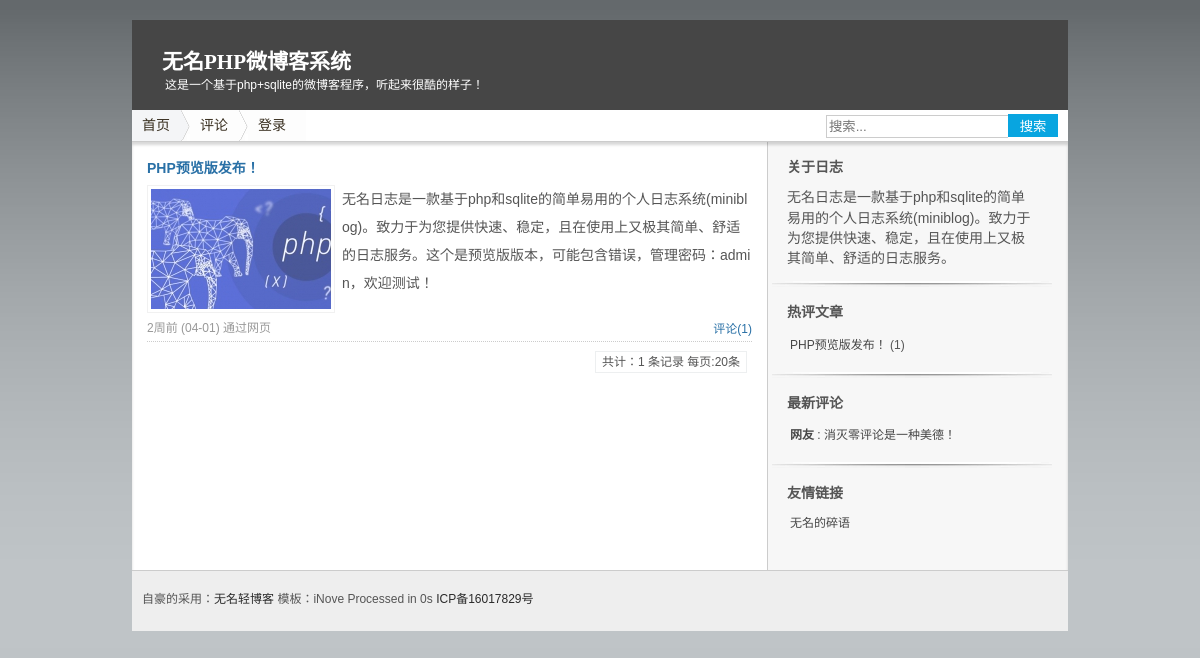
Before: / with the older database file.
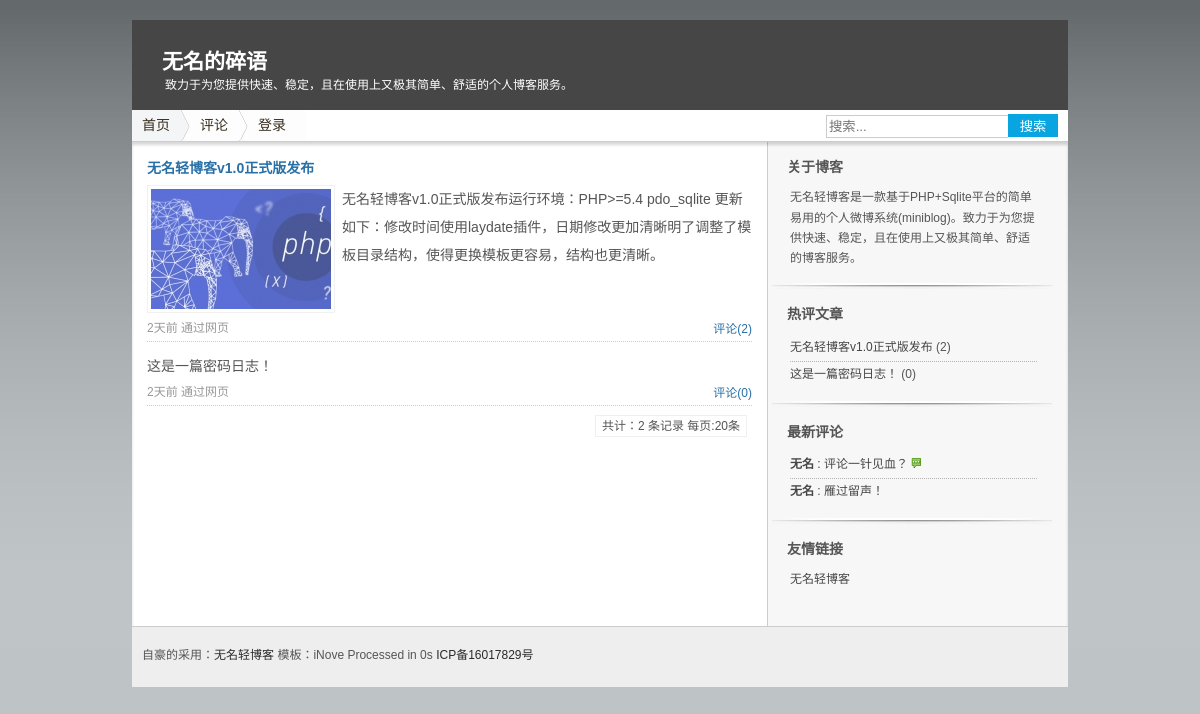
After: the same page with the newer database file.
### tables this page shows
CREATE TABLE "Set" (id INT (1), webuser VARCHAR (10), webtitle VARCHAR (20), webdesc VARCHAR (255), plsh INT (1), rewrite INT (1), safecode INT (1), icp VARCHAR (20));

CREATE TABLE Log (id INTEGER PRIMARY KEY AUTOINCREMENT, title VARCHAR (100), sum VARCHAR (200), content TEXT, pic VARCHAR (200), pics VARCHAR (500), fm VARCHAR (20), atime DATETIME DEFAULT (datetime('now', 'localtime')), ist INT (1) DEFAULT (0), num INTEGER DEFAULT (0), pass VARCHAR (32));

CREATE TABLE Wid (id INTEGER PRIMARY KEY AUTOINCREMENT, title VARCHAR (20), html TEXT, ord INT DEFAULT (1));

CREATE TABLE Pl (id INTEGER PRIMARY KEY AUTOINCREMENT, cid INTEGER, pname VARCHAR (20), pcontent VARCHAR (300), rcontent VARCHAR (100), ptime DATETIME DEFAULT (datetime('now', 'localtime')), isn INT DEFAULT (0));

### index.php (called while the page is built, shortened)
<?php
$t1 = microtime(true);
require_once 'app/class/config.php';
$db = new DbHelpClass();
$p = isset($_GET['p']) ? intval($_GET['p']) : 1;
$act = isset($_GET['act']) ? $_GET['act'] : '';
$s = isset($_GET['s']) ? $_GET['s'] : '';
$file = self();
$per_page = 20;
$start = $per_page * ($p - 1);
$wid = $db->getdata("select * from `Wid` order by ord");
switch ($act) {
    default:
        if (empty($s)) {
            $count = $db->total('`Log`');
            $list = $db->getdata("select * from `Log` order by ist desc,atime desc limit $start,$per_page", array());
        } else {
            $_s = 's=' . $s . '&';
            $count = $db->total('`Log`', "where title like '%$s%' or content like '%$s%'");
            $list = $db->getdata("select * from `Log` where title like :s or content like :s order by ist desc,atime desc limit $start,$per_page", array(
                "s" => $s
            ));
        }
        $tpl = 'index.php';
}
require_once 'assets/'.$template .'/'. $tpl;

### app/class/config.php (called while the page is built, shortened)
<?php
$template = 'iNove';
$admin = isset($_SESSION['admin'])?$_SESSION['admin']:0;
$set = getset();
$webtitle= $set['webtitle'];
$webdesc= $set['webdesc'];
$rewrite = $set['rewrite'];
$icp = $set['icp'];
require_once ROOT_PATH.'assets/'.$template.'/theme.php';
function getset(){
  $db =new DbHelpClass();
  if(empty($_SESSION['set'])){
     $rs = $db->getdata("select * from `Set` where id=1");
     $set = $rs[0];
  }else{
     $set = $_SESSION['set'];
  }
  return $set;
}
function vurl($id){
   global $rewrite;
   $url =  $rewrite?'post-'.$id.'.html':self().'?act=pl&id='.$id;
   return $url;
}
function self(){
    $self = $_SERVER['PHP_SELF'];
    $php_self=substr($self,strrpos($self,'/')+1);
    return $php_self;
}
class DbHelpClass
    {
        private $conn;
        function __construct()
        {
            $path=ROOT_PATH."app/db/log.db";
			try{
			   $this->conn = new PDO('sqlite:'.$path);
			 }
			catch(Exception $errinfo){
				die ("PDO Connection faild.(可能空间不支持pdo_sqlite，详细错误信息：)".$errinfo);
			}
        }
        function getdata($sql,$params=array())
        {
            $bind=$this->conn->prepare($sql);
            $arrKeys=array_keys($params);
            $bind->execute();
            $result=$bind->fetchAll(PDO::FETCH_ASSOC);
            return $result;
        }
        function total($tab_name,$tj='')
           {
             $bind = $this->conn->prepare('SELECT count(id) as c FROM '.$tab_name.' '.$tj);
             $bind->execute();
             $result = $bind->fetchAll();
             return $result[0]['c'];
           }
    }

### assets/iNove/index.php (the view, shortened to what this page needs)
<?php if(!defined('wmblog'))exit; ?><!DOCTYPE HTML>
<html>
<head>
<link href="assets/<?php echo $template;?>/style.css" rel="stylesheet" type="text/css" />
</head>
<body>
<div id="wrap">
   <?php include "head.php";?>
  <div id="content">
    <div id="main">
   <?php foreach($list as $v){ ?>
      <div id="log-<?php echo $v['id']; ?>" class="boxPost">
	  <?php if($v['title']<>""){?><div class="textTitle"><a href="<?php echo vurl($v['id']); ?>"><strong><?php echo $v['title'];?></strong></a></div><?php } ?>
	  <?php if($v['pic']<>""){ ?><div class="textPic"><img src="<?php echo $v['pic'];?>?<?php echo ImgW; ?>" /></div><?php } ?>
	  <div class="textPost"><?php echo $v['sum']; ?></div>
	  <div class="textNav">
	  <p class="time"><?php echo timeago($v['atime']);?> 通过<?php echo $v['fm']; ?> <?php if($v['ist']==1){ ?><img width="31" title="置顶" style="vertical-align: middle;"  src="assets/<?php echo $template;?>/images/zd.gif" /><?php } ?></p>
      <p class="navPost"><a href="<?php echo vurl($v['id']);?>">评论(<?php echo  $v['num']; ?>)</a>
</p></div></div>
<?php } ?>
	<div id="pager">
		<span class="info"> 共计：<?php echo $count; ?> 条记录 每页:<?php echo $per_page; ?>条</span><?php echo $pagelist; ?>
	</div>
    </div>
	<?php include ("right.php");?>
  </div>
  <div id="footer"><?php include "foot.php";?></div>
</div>
</body>
</html>

### assets/iNove/head.php
<?php if(!defined('wmblog'))exit; ?><div id="header">
    <div id="caption">
      <h2 id="title"><a href="./"><?php echo $webtitle;?></a></h2>
      <div id="tagline"><?php echo $webdesc;?></div>
    </div>
    <div id="navigation">
      <ul id="nav">
	    <?php if($rewrite ==1){?>
        <li class="page_item"><a href="index.html">首页</a></li>
        <li><a href="comment.html">评论</a></li>
		<?php }else{?>
        <li class="page_item"><a href="<?php echo $file;?>">首页</a></li>
        <li><a href="<?php echo $file;?>?act=plist">评论</a></li>
		<?php }
		 if ($admin ==1) {?>
             <li><a href="<?php echo $file;?>?act=add" title="发布微博">发布</a></li>
		<li><a href="<?php echo $file;?>?act=set" title="设置微博">设置</a></li>
		<li><a href="<?php echo $file;?>?act=wid" title="设置边栏">边栏</a></li>
		<li><a href="<?php echo $file;?>?act=logout" title="退出">退出</a></li>
       <?php }else{ ?>
        <li><a href="<?php echo $file;?>?act=login" title="登陆到微博">登录</a></li>
	   <?php } ?>
      </ul>
      <div id="other">
	   <form action="" id="searchbox" method="get">
         <input type="text" x-webkit-speech="" placeholder="搜索..." name="s" class="search"><button class="btn" type="submit">搜索</button>
      </form>
      </div>
    </div>
  </div>

### assets/iNove/right.php
<?php if(!defined('wmblog'))exit; ?><div id="sidebar">
	  <?php foreach($wid as $v){?>
      <div class="widget">
        <h2><?php echo $v['title'];?></h2>
		<?php if($v['html']	==='topic'){?>
           <ul class="topic"><?php echo topic(10);?> </ul>
	    <?php }elseif ($v['html']	==='comment'){?>
           <ul class="comment"><?php echo comment(10);?></ul>
		<?php }else{?>
		  <ul><?php echo $v['html'];?></ul>
		<?php } ?>
      </div>
	 <?php } ?>
</div>

### assets/iNove/theme.php (shortened to what this page needs)
 <?php
function topic($n){
	global $db;
	$str = '';
    $rs =  $db->getdata("select id,title,sum,num from `Log` order by num desc limit 0,$n");
	foreach($rs as $v){
		if(empty($v['title'])){
		  $title = mb_substr(strip_tags($v['sum']),0,14,'utf-8');
		}else{
		   $title = $v['title'];
		}
	  $str .= '<li><a href="'. vurl($v['id']) .'">'.$title.'</a> ('.$v['num'].')</li>';
	}
   return $str;
}
function comment($n){
  	global $db,$template;
	$str = '';
    $rs =  $db->getdata("select id,cid,pname,pcontent,rcontent,isn from `Pl` order by id desc limit 0,$n");
	foreach($rs as $v){
		if($v['isn'] == 1){
		  $pcontent = '评论审核中';
		}else{
		  $pcontent = mb_substr($v['pcontent'],0,12,'utf-8');
		}
	  $str .= '<li><a href="'. vurl($v['cid']) .'#Com-'.$v['id'].'"><strong>'.$v['pname'].'</strong> : '.$pcontent.'</a>';
	  if(!empty($v['rcontent'])) {$str .= ' <img title="已回复" src="assets/'.$template.'/images/reply.gif" width="10" height="10" />';}
       $str .='</li>';
	}
   return $str;
}
 function timeago($ptime) {
        $ptime = strtotime($ptime);
        $etime = time() - $ptime;
        $interval = array (
            12 * 30 * 24 * 60 * 60  =>  '年前 ('.date('Y-m-d', $ptime).')',
            30 * 24 * 60 * 60       =>  '个月前 ('.date('m-d', $ptime).')',
            7 * 24 * 60 * 60        =>  '周前 ('.date('m-d', $ptime).')',
            24 * 60 * 60            =>  '天前',
            60 * 60                 =>  '小时前',
            60                      =>  '分钟前',
            1                       =>  '秒前'
        );
        foreach ($interval as $secs => $str) {
            $d = $etime / $secs;
            if ($d >= 1) {
                $r = round($d);
                return $r . $str;
            }
        }
}
?>

### assets/iNove/foot.php
<?php if(!defined('wmblog'))exit; ?>自豪的采用：<a href="http://www.4jax.net">无名轻博客</a> 模板：<?php echo $template;?>  Processed in <?php $t2 = microtime(true); echo round($t2-$t1,3); ?>s <a href="http://www.miitbeian.gov.cn/" rel="nofollow" target="_blank"><?php echo $icp;?></a>

### assets/iNove/style.css (style rules this page uses)
html { box-sizing: border-box; }
body { background:#BEC3C6 url(images/bg.jpg) repeat-x;color:#555;font: 14px "Microsoft YaHei",Arial,sans-serif; }
img { border:none; }
li { list-style: outside none none;margin: 0;padding: 0; }
input,textarea { -webkit-appearance:none;outline:none; }
input.search,input.pass { height:17px;border:1px #ccc solid;padding:2px; }
#searchbox input { border-right:none; }
.btn { width:50px;height:23px;border:none;cursor:pointer; margin-top:4px;background: #08a5e0;color:#fff }
a { color:#2970A6;text-decoration:none; }
#wrap { padding:20px 0px 0px;margin:0 auto;max-width:936px; }
#header { background:#464646;margin-bottom:0px; }
#caption { height:44px;padding:25px 30px 21px; }
#title a { text-decoration:none;color:#FFF;height:30px;display:block;font-family:"Trajan Pro";letter-spacing:0; }
#tagline { color:#FFF;text-decoration:none;font-size:12px;padding:0 3px; }
#navigation { background:#fff;height:31px;line-height:31px;overflow:hidden }
#nav { float:left; }
#nav li { display:inline;list-style:none; }
#nav li a { background:transparent url(images/menu.gif) no-repeat;display:block;color:#382E1F;height:31px;line-height:31px;padding:0 20px;margin-left:-10px;text-decoration:none;float:left;z-index:1; }
#nav li.page_item a { background-position:10px -124px; }
#other { float:right;padding-right:10px; }
#content { border-top: 1px solid #ccc;background:url(images/sidesep.gif) #fff right repeat-y;clear:both;max-width:936px;overflow:hidden;box-shadow:0 3px 3px rgba(0, 0, 0, 0.155) inset; }
#main { width:605px;margin:15px;float:left; }
.boxPost { clear:both;border-bottom:1px dotted #ccc;overflow:hidden;margin-bottom:10px; }
.textPost { font-size:14px;word-break:break-all;word-wrap:break-word;line-height:28px }
.time { font-size:12px;color:#999999;float:left }
.navPost { float:right; }
.navPost a { font-size:12px; }
#content p { line-height:24px; }
.textTitle { margin-bottom:8px; }
.textPic { float: left;margin-right:15px;margin-left: 0;width: 180px;min-width: 150px;height: auto; }
.textPic img { padding: 3px;border: solid 1px #F1F1F1; }
.textNav { clear:both }
#sidebar { width:290px;margin-left:3px;line-height:145%;overflow:hidden;padding-bottom:10px; }
.widget { background:url(images/widgetsep.png) bottom no-repeat;padding:10px 15px 19px;margin:5px; }
.widget:last-child { background:none }
#sidebar h2 { font-size:14px;margin-bottom:10px; }
#sidebar ul li { list-style:none;margin-left: 3px;padding-bottom:2px;font-size:12px; }
#sidebar a { color: #464646;text-decoration: none; }
.comment li,.topic li { border-bottom: 1px dotted #B4B4B4; line-height:24px; }
.comment li:last-child,.topic li:last-child { border-bottom:none }
#pager { margin:10px 0;text-align:right; clear:both;font-size:12px; }
#pager span { margin-right:5px;padding:3px 6px;border:1px solid #EDEFF0;text-align:center }
#footer { background:#eeeeee;height:30px;margin-bottom:30px;border-top:1px solid #CCC;font-size:12px;line-height:145%;max-width:916px;padding:10px;clear:both; padding-top:20px }
#footer a { color:#2A2A2A; }

Changed rows visible on the page:
removed set: webtitle "无名PHP微博客系统", webdesc "这是一个基于php+sqlite的微博客程序，听起来很酷的样子！", icp "ICP备16017829号"
removed log: title "PHP预览版发布！", pic (picture), sum "无名日志是一款基于php和sqlite的简单易用的个人日志系统(miniblog)。致力于为您提供快速、稳定，且在使用上又极其简单、舒适的日志服务。这个是预览版版本，可能包含错误，管理密码：admin，欢迎测试！", atime "2周前 (04-01)", fm "网页", num "1"
removed pl: pname "网友", pcontent "消灭零评论是一种美德！", shown under wid "最新评论"
added set: webtitle "无名的碎语", webdesc "致力于为您提供快速、稳定，且在使用上又极其简单、舒适的个人博客服务。", icp "ICP备16017829号"
added log: title "无名轻博客v1.0正式版发布", pic (picture), sum "无名轻博客v1.0正式版发布运行环境：PHP>=5.4 pdo_sqlite 更新如下：修改时间使用laydate插件，日期修改更加清晰明了调整了模板目录结构，使得更换模板更容易，结构也更清晰。", atime "2天前", fm "网页", num "2"
added log: sum "这是一篇密码日志！", atime "2天前", fm "网页", num "0"
changed wid: title "关于日志" → "关于博客"; html "无名日志是一款基于php和sqlite的简单易用的个人日志系统(miniblog)。致力于为您提供快速、稳定，且在使用上又极其简单、舒适的日志服务。" → "无名轻博客是一款基于PHP+Sqlite平台的简单易用的个人微博系统(miniblog)。致力于为您提供快速、稳定，且在使用上又极其简单、舒适的博客服务。"
added pl: pname "无名", pcontent "评论一针见血？", shown under wid "最新评论"
added pl: pname "无名", pcontent "雁过留声！", shown under wid "最新评论"
changed wid "友情链接": html "无名的碎语" → "无名轻博客"
Other visible differences:
$count: "1" → "2"
